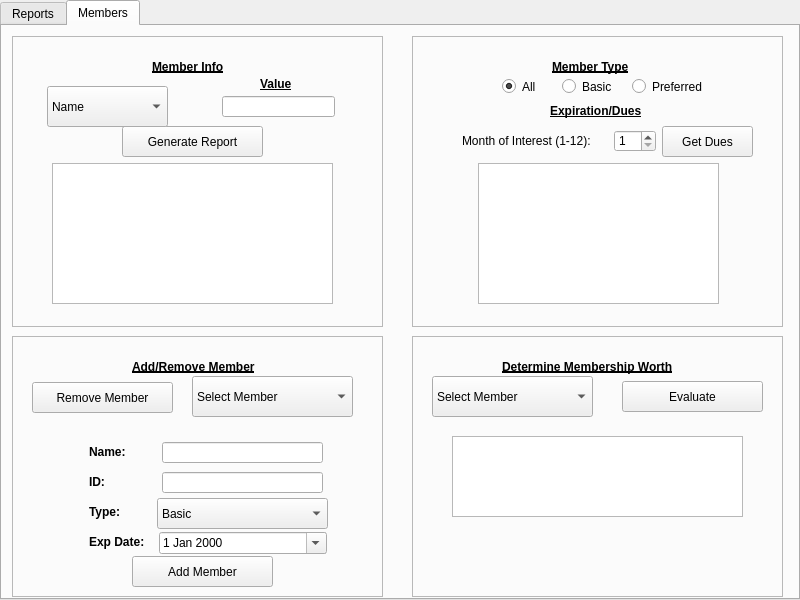
<?xml version="1.0" encoding="UTF-8"?>
<ui version="4.0">
 <class>MainWindow</class>
 <widget class="QMainWindow" name="MainWindow">
  <property name="geometry">
   <rect>
    <x>0</x>
    <y>0</y>
    <width>800</width>
    <height>600</height>
   </rect>
  </property>
  <property name="windowTitle">
   <string>Wholesale</string>
  </property>
  <widget class="QWidget" name="centralwidget">
   <widget class="QTabWidget" name="tabWidget">
    <property name="geometry">
     <rect>
      <x>0</x>
      <y>0</y>
      <width>800</width>
      <height>600</height>
     </rect>
    </property>
    <property name="currentIndex">
     <number>1</number>
    </property>
    <widget class="QWidget" name="tab">
     <attribute name="title">
      <string>Reports</string>
     </attribute>
     <widget class="QComboBox" name="reportComboBox">
      <property name="geometry">
       <rect>
        <x>111</x>
        <y>91</y>
        <width>181</width>
        <height>41</height>
       </rect>
      </property>
      <item>
       <property name="text">
        <string>1) Daily Sales Report</string>
       </property>
      </item>
      <item>
       <property name="text">
        <string>2) Get All Member Dues</string>
       </property>
      </item>
      <item>
       <property name="text">
        <string>3) Get Item Quantities</string>
       </property>
      </item>
      <item>
       <property name="text">
        <string>4) Get All Purchases</string>
       </property>
      </item>
      <item>
       <property name="text">
        <string>5) Get Yearly Report</string>
       </property>
      </item>
      <item>
       <property name="text">
        <string>6) Get Rebate Report</string>
       </property>
      </item>
     </widget>
     <widget class="QLabel" name="reportBoxLabel">
      <property name="geometry">
       <rect>
        <x>160</x>
        <y>80</y>
        <width>91</width>
        <height>21</height>
       </rect>
      </property>
      <property name="font">
       <font>
        <weight>75</weight>
        <bold>true</bold>
        <underline>true</underline>
       </font>
      </property>
      <property name="text">
       <string>Report Type</string>
      </property>
     </widget>
     <widget class="QPushButton" name="generateReportButton">
      <property name="geometry">
       <rect>
        <x>110</x>
        <y>130</y>
        <width>181</width>
        <height>31</height>
       </rect>
      </property>
      <property name="text">
       <string>Generate Report</string>
      </property>
     </widget>
     <widget class="QTextEdit" name="reportArea">
      <property name="geometry">
       <rect>
        <x>50</x>
        <y>190</y>
        <width>301</width>
        <height>321</height>
       </rect>
      </property>
      <property name="readOnly">
       <bool>true</bool>
      </property>
     </widget>
     <widget class="QRadioButton" name="basicMembersSelector">
      <property name="geometry">
       <rect>
        <x>360</x>
        <y>50</y>
        <width>61</width>
        <height>21</height>
       </rect>
      </property>
      <property name="text">
       <string>Basic</string>
      </property>
      <attribute name="buttonGroup">
       <string notr="true">desiredMemberType</string>
      </attribute>
     </widget>
     <widget class="QRadioButton" name="preferredMembersSelector">
      <property name="geometry">
       <rect>
        <x>430</x>
        <y>50</y>
        <width>91</width>
        <height>21</height>
       </rect>
      </property>
      <property name="text">
       <string>Preferred</string>
      </property>
      <attribute name="buttonGroup">
       <string notr="true">desiredMemberType</string>
      </attribute>
     </widget>
     <widget class="QRadioButton" name="allMembersSelector">
      <property name="geometry">
       <rect>
        <x>300</x>
        <y>50</y>
        <width>41</width>
        <height>21</height>
       </rect>
      </property>
      <property name="text">
       <string>All</string>
      </property>
      <property name="checked">
       <bool>true</bool>
      </property>
      <attribute name="buttonGroup">
       <string notr="true">desiredMemberType</string>
      </attribute>
     </widget>
     <widget class="QLabel" name="startLabel">
      <property name="geometry">
       <rect>
        <x>341</x>
        <y>80</y>
        <width>41</width>
        <height>21</height>
       </rect>
      </property>
      <property name="font">
       <font>
        <weight>75</weight>
        <bold>true</bold>
        <underline>true</underline>
       </font>
      </property>
      <property name="text">
       <string>Start</string>
      </property>
     </widget>
     <widget class="QLabel" name="endLabel">
      <property name="enabled">
       <bool>true</bool>
      </property>
      <property name="geometry">
       <rect>
        <x>470</x>
        <y>80</y>
        <width>31</width>
        <height>21</height>
       </rect>
      </property>
      <property name="font">
       <font>
        <weight>75</weight>
        <bold>true</bold>
        <underline>true</underline>
       </font>
      </property>
      <property name="text">
       <string>End</string>
      </property>
     </widget>
     <widget class="QLabel" name="memberSelectorLabel">
      <property name="geometry">
       <rect>
        <x>350</x>
        <y>30</y>
        <width>111</width>
        <height>21</height>
       </rect>
      </property>
      <property name="font">
       <font>
        <weight>75</weight>
        <bold>true</bold>
        <underline>true</underline>
       </font>
      </property>
      <property name="text">
       <string>Member Type</string>
      </property>
     </widget>
     <widget class="QDateEdit" name="startDate">
      <property name="geometry">
       <rect>
        <x>305</x>
        <y>100</y>
        <width>110</width>
        <height>22</height>
       </rect>
      </property>
      <property name="dateTime">
       <datetime>
        <hour>0</hour>
        <minute>0</minute>
        <second>0</second>
        <year>2013</year>
        <month>3</month>
        <day>5</day>
       </datetime>
      </property>
      <property name="minimumDateTime">
       <datetime>
        <hour>0</hour>
        <minute>0</minute>
        <second>0</second>
        <year>1752</year>
        <month>9</month>
        <day>14</day>
       </datetime>
      </property>
      <property name="calendarPopup">
       <bool>true</bool>
      </property>
     </widget>
     <widget class="QDateEdit" name="endDate">
      <property name="geometry">
       <rect>
        <x>430</x>
        <y>100</y>
        <width>110</width>
        <height>22</height>
       </rect>
      </property>
      <property name="calendarPopup">
       <bool>true</bool>
      </property>
     </widget>
     <widget class="QLabel" name="reportBoxLabel_2">
      <property name="geometry">
       <rect>
        <x>170</x>
        <y>160</y>
        <width>91</width>
        <height>21</height>
       </rect>
      </property>
      <property name="font">
       <font>
        <weight>75</weight>
        <bold>true</bold>
        <underline>true</underline>
       </font>
      </property>
      <property name="text">
       <string>Report</string>
      </property>
     </widget>
     <widget class="QLabel" name="itemInformationSectionLabel">
      <property name="geometry">
       <rect>
        <x>540</x>
        <y>160</y>
        <width>121</width>
        <height>21</height>
       </rect>
      </property>
      <property name="font">
       <font>
        <weight>75</weight>
        <bold>true</bold>
        <underline>true</underline>
       </font>
      </property>
      <property name="text">
       <string>Item Information</string>
      </property>
     </widget>
     <widget class="QFrame" name="frame_3">
      <property name="geometry">
       <rect>
        <x>440</x>
        <y>190</y>
        <width>301</width>
        <height>311</height>
       </rect>
      </property>
      <property name="frameShape">
       <enum>QFrame::StyledPanel</enum>
      </property>
      <property name="frameShadow">
       <enum>QFrame::Raised</enum>
      </property>
      <widget class="QLabel" name="itemNameLabel">
       <property name="geometry">
        <rect>
         <x>40</x>
         <y>20</y>
         <width>81</width>
         <height>20</height>
        </rect>
       </property>
       <property name="font">
        <font>
         <weight>75</weight>
         <bold>true</bold>
         <underline>true</underline>
        </font>
       </property>
       <property name="text">
        <string>Item Name</string>
       </property>
      </widget>
      <widget class="QLineEdit" name="itemNameEntry">
       <property name="geometry">
        <rect>
         <x>20</x>
         <y>40</y>
         <width>113</width>
         <height>21</height>
        </rect>
       </property>
      </widget>
      <widget class="QPushButton" name="itemSearchButton">
       <property name="geometry">
        <rect>
         <x>170</x>
         <y>37</y>
         <width>111</width>
         <height>31</height>
        </rect>
       </property>
       <property name="text">
        <string>Search</string>
       </property>
      </widget>
      <widget class="QLabel" name="numberSoldLabel">
       <property name="geometry">
        <rect>
         <x>55</x>
         <y>100</y>
         <width>81</width>
         <height>20</height>
        </rect>
       </property>
       <property name="font">
        <font>
         <weight>75</weight>
         <bold>true</bold>
         <underline>true</underline>
        </font>
       </property>
       <property name="text">
        <string># Sold</string>
       </property>
      </widget>
      <widget class="QLineEdit" name="numberSoldBox">
       <property name="geometry">
        <rect>
         <x>20</x>
         <y>120</y>
         <width>113</width>
         <height>21</height>
        </rect>
       </property>
       <property name="readOnly">
        <bool>true</bool>
       </property>
      </widget>
      <widget class="QLabel" name="totalSalesLabel">
       <property name="geometry">
        <rect>
         <x>191</x>
         <y>100</y>
         <width>81</width>
         <height>20</height>
        </rect>
       </property>
       <property name="font">
        <font>
         <weight>75</weight>
         <bold>true</bold>
         <underline>true</underline>
        </font>
       </property>
       <property name="text">
        <string>Total Sales</string>
       </property>
      </widget>
      <widget class="QLineEdit" name="totalSalesBox">
       <property name="geometry">
        <rect>
         <x>170</x>
         <y>120</y>
         <width>113</width>
         <height>21</height>
        </rect>
       </property>
       <property name="readOnly">
        <bool>true</bool>
       </property>
      </widget>
     </widget>
     <widget class="QLineEdit" name="yearEntry">
      <property name="geometry">
       <rect>
        <x>300</x>
        <y>100</y>
        <width>113</width>
        <height>21</height>
       </rect>
      </property>
     </widget>
    </widget>
    <widget class="QWidget" name="tab_2">
     <attribute name="title">
      <string>Members</string>
     </attribute>
     <widget class="QFrame" name="expirationAndDuesPanel">
      <property name="geometry">
       <rect>
        <x>410</x>
        <y>10</y>
        <width>371</width>
        <height>291</height>
       </rect>
      </property>
      <property name="frameShape">
       <enum>QFrame::StyledPanel</enum>
      </property>
      <property name="frameShadow">
       <enum>QFrame::Raised</enum>
      </property>
      <widget class="QLabel" name="expirationAndDuesLabel">
       <property name="geometry">
        <rect>
         <x>138</x>
         <y>67</y>
         <width>131</width>
         <height>16</height>
        </rect>
       </property>
       <property name="font">
        <font>
         <weight>75</weight>
         <bold>true</bold>
         <underline>true</underline>
        </font>
       </property>
       <property name="text">
        <string>Expiration/Dues</string>
       </property>
      </widget>
      <widget class="QLabel" name="monthLabel">
       <property name="geometry">
        <rect>
         <x>50</x>
         <y>97</y>
         <width>151</width>
         <height>16</height>
        </rect>
       </property>
       <property name="text">
        <string>Month of Interest (1-12):</string>
       </property>
      </widget>
      <widget class="QSpinBox" name="monthSelector">
       <property name="geometry">
        <rect>
         <x>202</x>
         <y>94</y>
         <width>42</width>
         <height>22</height>
        </rect>
       </property>
       <property name="minimum">
        <number>1</number>
       </property>
       <property name="maximum">
        <number>12</number>
       </property>
      </widget>
      <widget class="QPushButton" name="getDuesButton">
       <property name="geometry">
        <rect>
         <x>250</x>
         <y>90</y>
         <width>91</width>
         <height>31</height>
        </rect>
       </property>
       <property name="text">
        <string>Get Dues</string>
       </property>
      </widget>
      <widget class="QTextEdit" name="duesForMonthTextArea">
       <property name="geometry">
        <rect>
         <x>66</x>
         <y>127</y>
         <width>241</width>
         <height>141</height>
        </rect>
       </property>
      </widget>
      <widget class="QLabel" name="memberSelectorLabelExpDues">
       <property name="geometry">
        <rect>
         <x>140</x>
         <y>20</y>
         <width>111</width>
         <height>21</height>
        </rect>
       </property>
       <property name="font">
        <font>
         <weight>75</weight>
         <bold>true</bold>
         <underline>true</underline>
        </font>
       </property>
       <property name="text">
        <string>Member Type</string>
       </property>
      </widget>
      <widget class="QRadioButton" name="preferredMembersSelectorExpDues">
       <property name="geometry">
        <rect>
         <x>220</x>
         <y>40</y>
         <width>91</width>
         <height>21</height>
        </rect>
       </property>
       <property name="text">
        <string>Preferred</string>
       </property>
      </widget>
      <widget class="QRadioButton" name="basicMembersSelectorExpDues">
       <property name="geometry">
        <rect>
         <x>150</x>
         <y>40</y>
         <width>61</width>
         <height>21</height>
        </rect>
       </property>
       <property name="text">
        <string>Basic</string>
       </property>
      </widget>
      <widget class="QRadioButton" name="allMembersSelectorExpDues">
       <property name="geometry">
        <rect>
         <x>90</x>
         <y>40</y>
         <width>41</width>
         <height>21</height>
        </rect>
       </property>
       <property name="text">
        <string>All</string>
       </property>
       <property name="checked">
        <bool>true</bool>
       </property>
      </widget>
     </widget>
     <widget class="QFrame" name="addRemovePanel">
      <property name="geometry">
       <rect>
        <x>10</x>
        <y>310</y>
        <width>371</width>
        <height>261</height>
       </rect>
      </property>
      <property name="frameShape">
       <enum>QFrame::StyledPanel</enum>
      </property>
      <property name="frameShadow">
       <enum>QFrame::Raised</enum>
      </property>
      <widget class="QLabel" name="idLabel">
       <property name="geometry">
        <rect>
         <x>77</x>
         <y>138</y>
         <width>71</width>
         <height>16</height>
        </rect>
       </property>
       <property name="font">
        <font>
         <weight>75</weight>
         <bold>true</bold>
        </font>
       </property>
       <property name="text">
        <string>ID:</string>
       </property>
      </widget>
      <widget class="QComboBox" name="typeComboBox">
       <property name="geometry">
        <rect>
         <x>145</x>
         <y>162</y>
         <width>171</width>
         <height>31</height>
        </rect>
       </property>
       <item>
        <property name="text">
         <string>Basic</string>
        </property>
       </item>
       <item>
        <property name="text">
         <string>Preferred</string>
        </property>
       </item>
      </widget>
      <widget class="QLineEdit" name="idEntry">
       <property name="geometry">
        <rect>
         <x>150</x>
         <y>136</y>
         <width>161</width>
         <height>21</height>
        </rect>
       </property>
       <property name="inputMethodHints">
        <set>Qt::ImhLatinOnly</set>
       </property>
       <property name="maxLength">
        <number>6</number>
       </property>
      </widget>
      <widget class="QLineEdit" name="nameEntry">
       <property name="geometry">
        <rect>
         <x>150</x>
         <y>106</y>
         <width>161</width>
         <height>21</height>
        </rect>
       </property>
      </widget>
      <widget class="QPushButton" name="addMemberButton">
       <property name="geometry">
        <rect>
         <x>120</x>
         <y>220</y>
         <width>141</width>
         <height>31</height>
        </rect>
       </property>
       <property name="text">
        <string>Add Member</string>
       </property>
      </widget>
      <widget class="QLabel" name="expDateLabel">
       <property name="geometry">
        <rect>
         <x>77</x>
         <y>198</y>
         <width>71</width>
         <height>16</height>
        </rect>
       </property>
       <property name="font">
        <font>
         <weight>75</weight>
         <bold>true</bold>
        </font>
       </property>
       <property name="text">
        <string>Exp Date:</string>
       </property>
      </widget>
      <widget class="QLabel" name="typeLabel">
       <property name="geometry">
        <rect>
         <x>77</x>
         <y>168</y>
         <width>71</width>
         <height>16</height>
        </rect>
       </property>
       <property name="font">
        <font>
         <weight>75</weight>
         <bold>true</bold>
        </font>
       </property>
       <property name="text">
        <string>Type:</string>
       </property>
      </widget>
      <widget class="QLabel" name="nameLabel">
       <property name="geometry">
        <rect>
         <x>77</x>
         <y>108</y>
         <width>71</width>
         <height>16</height>
        </rect>
       </property>
       <property name="font">
        <font>
         <weight>75</weight>
         <bold>true</bold>
        </font>
       </property>
       <property name="text">
        <string>Name:</string>
       </property>
      </widget>
      <widget class="QDateEdit" name="expDateEntry">
       <property name="geometry">
        <rect>
         <x>147</x>
         <y>196</y>
         <width>168</width>
         <height>22</height>
        </rect>
       </property>
       <property name="calendarPopup">
        <bool>true</bool>
       </property>
      </widget>
      <widget class="QPushButton" name="removeMemberButton">
       <property name="geometry">
        <rect>
         <x>20</x>
         <y>46</y>
         <width>141</width>
         <height>31</height>
        </rect>
       </property>
       <property name="text">
        <string>Remove Member</string>
       </property>
      </widget>
      <widget class="QComboBox" name="memberComboBox">
       <property name="geometry">
        <rect>
         <x>180</x>
         <y>40</y>
         <width>161</width>
         <height>41</height>
        </rect>
       </property>
       <item>
        <property name="text">
         <string>Select Member</string>
        </property>
       </item>
      </widget>
      <widget class="QLabel" name="addRemoveMemberLabel">
       <property name="geometry">
        <rect>
         <x>120</x>
         <y>20</y>
         <width>171</width>
         <height>21</height>
        </rect>
       </property>
       <property name="font">
        <font>
         <weight>75</weight>
         <bold>true</bold>
         <underline>true</underline>
        </font>
       </property>
       <property name="text">
        <string>Add/Remove Member</string>
       </property>
      </widget>
     </widget>
     <widget class="QFrame" name="membershipWorthPanel">
      <property name="geometry">
       <rect>
        <x>410</x>
        <y>310</y>
        <width>371</width>
        <height>261</height>
       </rect>
      </property>
      <property name="frameShape">
       <enum>QFrame::StyledPanel</enum>
      </property>
      <property name="frameShadow">
       <enum>QFrame::Raised</enum>
      </property>
      <widget class="QComboBox" name="memberComboBox2">
       <property name="geometry">
        <rect>
         <x>20</x>
         <y>40</y>
         <width>161</width>
         <height>41</height>
        </rect>
       </property>
       <item>
        <property name="text">
         <string>Select Member</string>
        </property>
       </item>
      </widget>
      <widget class="QLabel" name="determineWorthLabel">
       <property name="geometry">
        <rect>
         <x>90</x>
         <y>20</y>
         <width>211</width>
         <height>21</height>
        </rect>
       </property>
       <property name="font">
        <font>
         <weight>75</weight>
         <bold>true</bold>
         <underline>true</underline>
        </font>
       </property>
       <property name="text">
        <string>Determine Membership Worth</string>
       </property>
      </widget>
      <widget class="QPushButton" name="determineWorthButton">
       <property name="geometry">
        <rect>
         <x>210</x>
         <y>45</y>
         <width>141</width>
         <height>31</height>
        </rect>
       </property>
       <property name="text">
        <string>Evaluate</string>
       </property>
      </widget>
      <widget class="QTextEdit" name="membershipWorthField">
       <property name="geometry">
        <rect>
         <x>40</x>
         <y>100</y>
         <width>291</width>
         <height>81</height>
        </rect>
       </property>
       <property name="font">
        <font>
         <pointsize>10</pointsize>
        </font>
       </property>
      </widget>
     </widget>
     <widget class="QFrame" name="memberInfoPanel">
      <property name="geometry">
       <rect>
        <x>10</x>
        <y>10</y>
        <width>371</width>
        <height>291</height>
       </rect>
      </property>
      <property name="frameShape">
       <enum>QFrame::StyledPanel</enum>
      </property>
      <property name="frameShadow">
       <enum>QFrame::Raised</enum>
      </property>
      <widget class="QTextEdit" name="memberReportArea">
       <property name="geometry">
        <rect>
         <x>40</x>
         <y>127</y>
         <width>281</width>
         <height>141</height>
        </rect>
       </property>
      </widget>
      <widget class="QLabel" name="memberInfoLabel">
       <property name="geometry">
        <rect>
         <x>140</x>
         <y>20</y>
         <width>111</width>
         <height>21</height>
        </rect>
       </property>
       <property name="font">
        <font>
         <weight>75</weight>
         <bold>true</bold>
         <underline>true</underline>
        </font>
       </property>
       <property name="text">
        <string>Member Info</string>
       </property>
      </widget>
      <widget class="QPushButton" name="generateMemberReportButton">
       <property name="geometry">
        <rect>
         <x>110</x>
         <y>90</y>
         <width>141</width>
         <height>31</height>
        </rect>
       </property>
       <property name="text">
        <string>Generate Report</string>
       </property>
      </widget>
      <widget class="QLineEdit" name="memberInfoEntry">
       <property name="geometry">
        <rect>
         <x>210</x>
         <y>60</y>
         <width>113</width>
         <height>21</height>
        </rect>
       </property>
      </widget>
      <widget class="QLabel" name="valueLabel">
       <property name="geometry">
        <rect>
         <x>248</x>
         <y>40</y>
         <width>81</width>
         <height>16</height>
        </rect>
       </property>
       <property name="font">
        <font>
         <weight>75</weight>
         <bold>true</bold>
         <underline>true</underline>
        </font>
       </property>
       <property name="text">
        <string>Value</string>
       </property>
      </widget>
      <widget class="QComboBox" name="nameIdComboBox">
       <property name="geometry">
        <rect>
         <x>35</x>
         <y>50</y>
         <width>121</width>
         <height>41</height>
        </rect>
       </property>
       <item>
        <property name="text">
         <string>Name</string>
        </property>
       </item>
       <item>
        <property name="text">
         <string>Member ID</string>
        </property>
       </item>
      </widget>
     </widget>
    </widget>
   </widget>
  </widget>
 </widget>
 <resources/>
 <connections/>
 <buttongroups>
  <buttongroup name="desiredMemberType"/>
 </buttongroups>
</ui>
